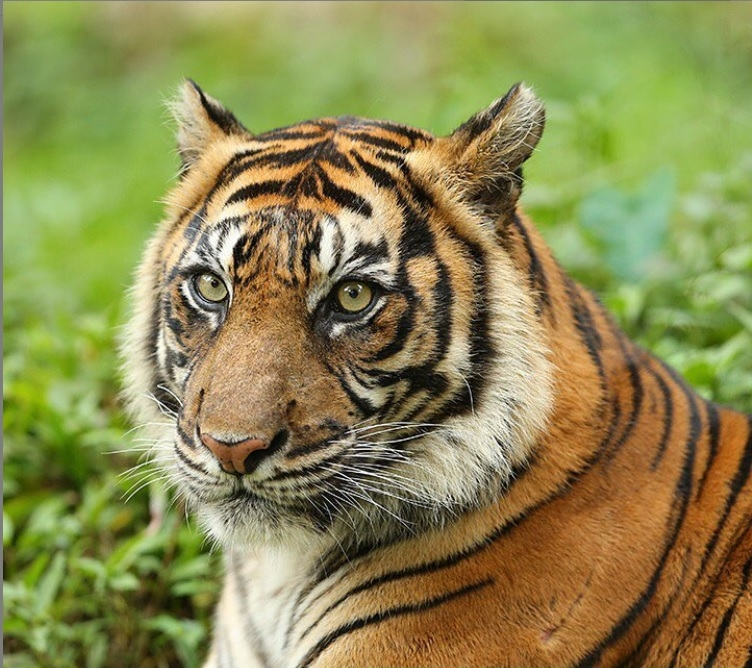
#> input picture tiger.jpg, 752 x 668 px
$ jupyter execute Cermin.ipynb
#> lines starting #> are read from the running program, lines starting #| are printed output that depends on the picture
[cell 1]
import cv2
import numpy as np
from matplotlib import pyplot as plt

[cell 2]
# membaca citra
img = cv2.imread('tiger.jpg')
#> img is the input picture: shape (668, 752, 3); mean B, G, R 81, 136.6, 139.6

[cell 3]
# menghitung ukuran citra
height, width, channels = img.shape
#> height = 668; width = 752; channels = 3

[cell 4]
# refleksi horizontal
horizontal_img = cv2.flip(img, 0)
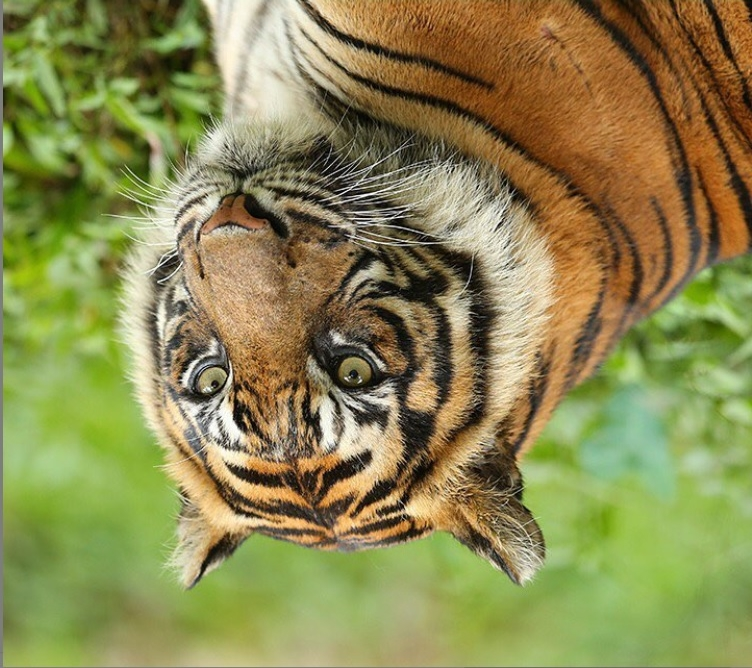
#> horizontal_img: shape (668, 752, 3); mean B, G, R 81, 136.6, 139.6

[cell 5]
# refleksi vertikal
vertical_img = cv2.flip(img, 1)
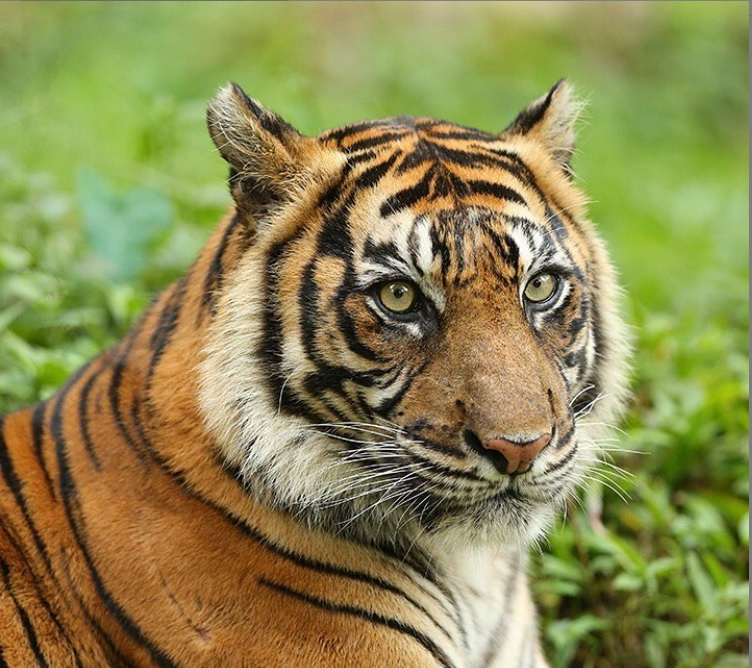
#> vertical_img: shape (668, 752, 3); mean B, G, R 81, 136.6, 139.6
